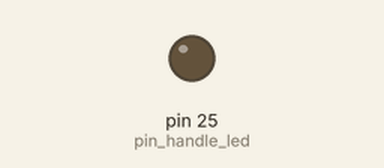
Recording of a program running on a simulated MicroPython board. Shown: output pins drawn as LEDs (lit = HIGH). The board's own WiFi access point starts at once; one TCP client connects 1 s after the port opens and stays connected; pins used as bus, display or sensor lines are not drawn.

Above: at 1.7 s.
Timing chart, 0 to 3.2 s (numbered marks = the images above):
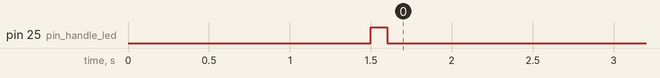

The program:

main.py
```python
# Real filename:    ScarlettWiFiFirmware.py
# Version code:     2
# Version name:     1.1
# Created on:       Apr 4, 2024
# Author:           Piotr Grala


# Imports
import socket
import network
import utime
from machine import UART, Pin


# Configuration parameters
''' General '''
debug_mode = False

''' Times '''
waste_time = 1500
reset_time = 100

''' Pins '''
pin_number_stm32_reset = 2
pin_number_led = 'LED'
pin_number_uart_tx = 0
pin_number_uart_rx = 1

''' Peripherals '''
uart_number = 0
uart_baudrate = 115200
uart_bits = 8
uart_parity = None
uart_stop = 2

''' Access point '''
ssid = 'S(car)lett A1'
password = '00000000'
ip_address = '192.168.4.1'
subnet_mask = '255.255.255.0'
gateway = '192.168.4.1'
dns_server = '8.8.8.8'
max_clients = 5

''' Socket '''
socket_rx = None
length = 1024
filter = '0.0.0.0'
port = 80


# Common functions
def access_point_initialize():
    global socket_rx

    ''' Access point configuration '''
    access_point = network.WLAN(network.AP_IF)
    access_point.config(essid=ssid, password=password)
    access_point.active(True)
    access_point.ifconfig((ip_address, subnet_mask, gateway, dns_server))

    ''' Access point activation wait '''
    while access_point.active() == False:
        pass

    ''' Socket configuration '''
    socket_rx = socket.socket(socket.AF_INET, socket.SOCK_STREAM)
    socket_rx.setsockopt(socket.SOL_SOCKET, socket.SO_REUSEADDR, 1)
    socket_rx.bind((filter, port))
    socket_rx.listen(max_clients)


def reset(pin_handle_device_reset, pin_handle_led):
    ''' Target device reset '''
    pin_handle_device_reset.off()
    pin_handle_led.on()
    utime.sleep_ms(reset_time)
    pin_handle_device_reset.on()
    pin_handle_led.off()


# Main function
if __name__ == '__main__':
    ''' UART initialization '''
    device_handle_uart = UART(uart_number, baudrate=uart_baudrate,
                              tx=Pin(pin_number_uart_tx), rx=Pin(pin_number_uart_rx))
    device_handle_uart.init(bits=uart_bits, parity=uart_parity, stop=uart_stop)

    ''' Pin initialization '''
    pin_handle_stm32_reset = Pin(
        pin_number_stm32_reset, mode=Pin.OUT, pull=Pin.PULL_UP)
    pin_handle_led = machine.Pin(
        pin_number_led, machine.Pin.OUT)

    ''' Startup wait '''
    utime.sleep_ms(waste_time)

    ''' Main microcontroller reset '''
    reset(pin_handle_stm32_reset, pin_handle_led)

    ''' Access point initialization '''
    access_point_initialize()

    ''' Received signal transmission '''
    if debug_mode:
        while True:
            conn, addr = socket_rx.accept()
            request = conn.recv(length)

            print('Connection from %s' % str(addr))
            print('Content: %s' % str(request))

            device_handle_uart.write(request)
            conn.close()
    else:
        while True:
            conn, addr = socket_rx.accept()
            request = conn.recv(length)
            device_handle_uart.write(request)
            conn.close()
```
